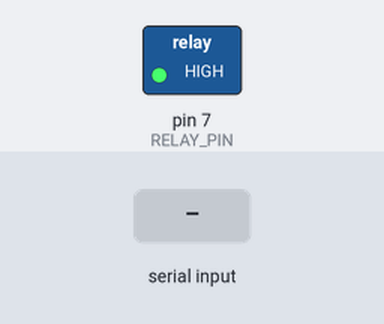
The sketch below on a simulated Arduino Uno, built with avr-gcc and run on an emulated ATmega328P. Parts: switched loads named in the sketch (green lamp = pin HIGH). Inputs (shaded band) come from the test bench.

Above: at 1.2 s.
1.3 s: "1" received over Serial
At 1.7 s:
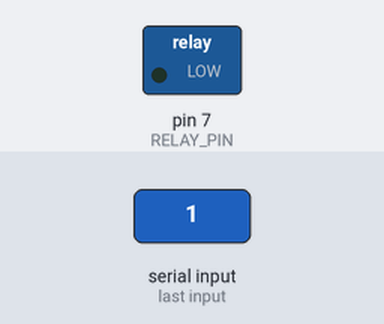
2.8 s: "0" received over Serial
At 4.1 s:
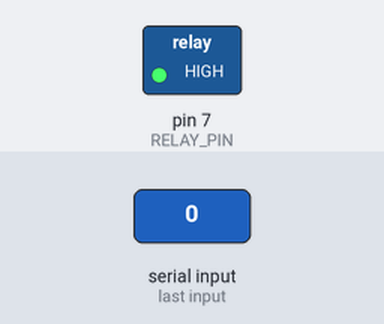
Timing chart, 0 to 5.8 s (numbered marks = the images above; inputs shaded):
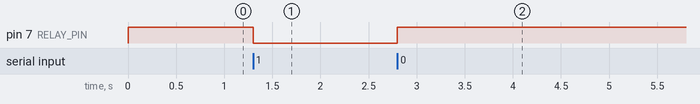

The sketch:

relay_control.ino
```cpp
const int RELAY_PIN = 7;

void setup() {
    pinMode(RELAY_PIN, OUTPUT);

    // Röle active-low olduğu için başlangıçta kapalı
    digitalWrite(RELAY_PIN, HIGH);

    // Python ile seri haberleşme
    Serial.begin(9600);
}

void loop() {
    if (Serial.available()) {

        char command = Serial.read();

        // Python "1" gönderirse röleyi aç
        if (command == '1') {
            digitalWrite(RELAY_PIN, LOW);
        }

        // Python "0" gönderirse röleyi kapat
        if (command == '0') {
            digitalWrite(RELAY_PIN, HIGH);
        }
    }
}
```

Measured:
- after the input at 1.3 s, pin 7 (RELAY_PIN): HIGH → LOW at once
- after the input at 2.8 s, pin 7 (RELAY_PIN): LOW → HIGH at once
